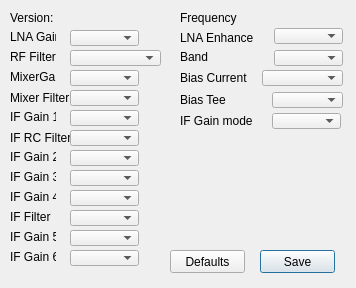
<?xml version="1.0" encoding="UTF-8"?>
<ui version="4.0">
 <class>FunCubeOptions</class>
 <widget class="QDialog" name="FunCubeOptions">
  <property name="geometry">
   <rect>
    <x>0</x>
    <y>0</y>
    <width>356</width>
    <height>288</height>
   </rect>
  </property>
  <property name="windowTitle">
   <string>Dialog</string>
  </property>
  <widget class="QLabel" name="versionLabel">
   <property name="geometry">
    <rect>
     <x>10</x>
     <y>10</y>
     <width>151</width>
     <height>16</height>
    </rect>
   </property>
   <property name="text">
    <string>Version:</string>
   </property>
  </widget>
  <widget class="QLabel" name="label">
   <property name="geometry">
    <rect>
     <x>10</x>
     <y>30</y>
     <width>46</width>
     <height>13</height>
    </rect>
   </property>
   <property name="text">
    <string>LNA Gain</string>
   </property>
  </widget>
  <widget class="QLabel" name="label_2">
   <property name="geometry">
    <rect>
     <x>10</x>
     <y>50</y>
     <width>46</width>
     <height>13</height>
    </rect>
   </property>
   <property name="text">
    <string>RF Filter</string>
   </property>
  </widget>
  <widget class="QLabel" name="label_3">
   <property name="geometry">
    <rect>
     <x>10</x>
     <y>70</y>
     <width>46</width>
     <height>13</height>
    </rect>
   </property>
   <property name="text">
    <string>MixerGain</string>
   </property>
  </widget>
  <widget class="QLabel" name="label_4">
   <property name="geometry">
    <rect>
     <x>10</x>
     <y>90</y>
     <width>61</width>
     <height>16</height>
    </rect>
   </property>
   <property name="text">
    <string>Mixer Filter</string>
   </property>
  </widget>
  <widget class="QLabel" name="label_5">
   <property name="geometry">
    <rect>
     <x>10</x>
     <y>110</y>
     <width>46</width>
     <height>13</height>
    </rect>
   </property>
   <property name="text">
    <string>IF Gain 1</string>
   </property>
  </widget>
  <widget class="QLabel" name="label_6">
   <property name="geometry">
    <rect>
     <x>10</x>
     <y>130</y>
     <width>61</width>
     <height>16</height>
    </rect>
   </property>
   <property name="text">
    <string>IF RC Filter</string>
   </property>
  </widget>
  <widget class="QLabel" name="label_7">
   <property name="geometry">
    <rect>
     <x>10</x>
     <y>150</y>
     <width>46</width>
     <height>13</height>
    </rect>
   </property>
   <property name="text">
    <string>IF Gain 2</string>
   </property>
  </widget>
  <widget class="QLabel" name="label_8">
   <property name="geometry">
    <rect>
     <x>10</x>
     <y>170</y>
     <width>46</width>
     <height>13</height>
    </rect>
   </property>
   <property name="text">
    <string>IF Gain 3</string>
   </property>
  </widget>
  <widget class="QLabel" name="label_9">
   <property name="geometry">
    <rect>
     <x>10</x>
     <y>190</y>
     <width>46</width>
     <height>13</height>
    </rect>
   </property>
   <property name="text">
    <string>IF Gain 4</string>
   </property>
  </widget>
  <widget class="QLabel" name="label_10">
   <property name="geometry">
    <rect>
     <x>10</x>
     <y>210</y>
     <width>46</width>
     <height>13</height>
    </rect>
   </property>
   <property name="text">
    <string>IF Filter</string>
   </property>
  </widget>
  <widget class="QLabel" name="label_11">
   <property name="geometry">
    <rect>
     <x>10</x>
     <y>230</y>
     <width>46</width>
     <height>13</height>
    </rect>
   </property>
   <property name="text">
    <string>IF Gain 5</string>
   </property>
  </widget>
  <widget class="QLabel" name="label_12">
   <property name="geometry">
    <rect>
     <x>10</x>
     <y>250</y>
     <width>46</width>
     <height>13</height>
    </rect>
   </property>
   <property name="text">
    <string>IF Gain 6</string>
   </property>
  </widget>
  <widget class="QLabel" name="label_13">
   <property name="geometry">
    <rect>
     <x>180</x>
     <y>30</y>
     <width>88</width>
     <height>16</height>
    </rect>
   </property>
   <property name="text">
    <string>LNA Enhance</string>
   </property>
  </widget>
  <widget class="QLabel" name="label_14">
   <property name="geometry">
    <rect>
     <x>180</x>
     <y>50</y>
     <width>46</width>
     <height>13</height>
    </rect>
   </property>
   <property name="text">
    <string>Band</string>
   </property>
  </widget>
  <widget class="QLabel" name="label_15">
   <property name="geometry">
    <rect>
     <x>180</x>
     <y>70</y>
     <width>83</width>
     <height>16</height>
    </rect>
   </property>
   <property name="text">
    <string>Bias Current</string>
   </property>
  </widget>
  <widget class="QLabel" name="label_16">
   <property name="geometry">
    <rect>
     <x>180</x>
     <y>113</y>
     <width>84</width>
     <height>16</height>
    </rect>
   </property>
   <property name="text">
    <string>IF Gain mode</string>
   </property>
  </widget>
  <widget class="QLabel" name="frequencyLabel">
   <property name="geometry">
    <rect>
     <x>180</x>
     <y>10</y>
     <width>191</width>
     <height>16</height>
    </rect>
   </property>
   <property name="text">
    <string>Frequency</string>
   </property>
  </widget>
  <widget class="QComboBox" name="LNAGain">
   <property name="geometry">
    <rect>
     <x>70</x>
     <y>30</y>
     <width>69</width>
     <height>16</height>
    </rect>
   </property>
   <property name="font">
    <font>
     <pointsize>8</pointsize>
    </font>
   </property>
  </widget>
  <widget class="QComboBox" name="RFFilter">
   <property name="geometry">
    <rect>
     <x>70</x>
     <y>50</y>
     <width>91</width>
     <height>16</height>
    </rect>
   </property>
  </widget>
  <widget class="QComboBox" name="MixerGain">
   <property name="geometry">
    <rect>
     <x>70</x>
     <y>70</y>
     <width>69</width>
     <height>16</height>
    </rect>
   </property>
  </widget>
  <widget class="QComboBox" name="MixerFilter">
   <property name="geometry">
    <rect>
     <x>70</x>
     <y>90</y>
     <width>69</width>
     <height>16</height>
    </rect>
   </property>
  </widget>
  <widget class="QComboBox" name="IFGain1">
   <property name="geometry">
    <rect>
     <x>70</x>
     <y>110</y>
     <width>69</width>
     <height>16</height>
    </rect>
   </property>
  </widget>
  <widget class="QComboBox" name="IFRCFilter">
   <property name="geometry">
    <rect>
     <x>70</x>
     <y>130</y>
     <width>69</width>
     <height>16</height>
    </rect>
   </property>
  </widget>
  <widget class="QComboBox" name="IFGain2">
   <property name="geometry">
    <rect>
     <x>70</x>
     <y>150</y>
     <width>69</width>
     <height>16</height>
    </rect>
   </property>
  </widget>
  <widget class="QComboBox" name="IFGain3">
   <property name="geometry">
    <rect>
     <x>70</x>
     <y>170</y>
     <width>69</width>
     <height>16</height>
    </rect>
   </property>
  </widget>
  <widget class="QComboBox" name="IFGain4">
   <property name="geometry">
    <rect>
     <x>70</x>
     <y>190</y>
     <width>69</width>
     <height>16</height>
    </rect>
   </property>
  </widget>
  <widget class="QComboBox" name="IFFilter">
   <property name="geometry">
    <rect>
     <x>70</x>
     <y>210</y>
     <width>69</width>
     <height>16</height>
    </rect>
   </property>
  </widget>
  <widget class="QComboBox" name="IFGain5">
   <property name="geometry">
    <rect>
     <x>70</x>
     <y>230</y>
     <width>69</width>
     <height>16</height>
    </rect>
   </property>
  </widget>
  <widget class="QComboBox" name="IFGain6">
   <property name="geometry">
    <rect>
     <x>70</x>
     <y>250</y>
     <width>69</width>
     <height>16</height>
    </rect>
   </property>
  </widget>
  <widget class="QComboBox" name="LNAEnhance">
   <property name="geometry">
    <rect>
     <x>274</x>
     <y>28</y>
     <width>69</width>
     <height>16</height>
    </rect>
   </property>
  </widget>
  <widget class="QComboBox" name="Band">
   <property name="geometry">
    <rect>
     <x>274</x>
     <y>50</y>
     <width>69</width>
     <height>16</height>
    </rect>
   </property>
  </widget>
  <widget class="QComboBox" name="BiasCurrent">
   <property name="geometry">
    <rect>
     <x>262</x>
     <y>70</y>
     <width>81</width>
     <height>16</height>
    </rect>
   </property>
  </widget>
  <widget class="QComboBox" name="IFGainMode">
   <property name="geometry">
    <rect>
     <x>272</x>
     <y>113</y>
     <width>69</width>
     <height>16</height>
    </rect>
   </property>
  </widget>
  <widget class="QPushButton" name="saveButton">
   <property name="geometry">
    <rect>
     <x>260</x>
     <y>250</y>
     <width>75</width>
     <height>23</height>
    </rect>
   </property>
   <property name="text">
    <string>Save</string>
   </property>
  </widget>
  <widget class="QPushButton" name="defaultsButton">
   <property name="geometry">
    <rect>
     <x>170</x>
     <y>250</y>
     <width>75</width>
     <height>23</height>
    </rect>
   </property>
   <property name="text">
    <string>Defaults</string>
   </property>
  </widget>
  <widget class="QComboBox" name="BiasTee">
   <property name="geometry">
    <rect>
     <x>272</x>
     <y>92</y>
     <width>71</width>
     <height>16</height>
    </rect>
   </property>
  </widget>
  <widget class="QLabel" name="label_17">
   <property name="geometry">
    <rect>
     <x>180</x>
     <y>92</y>
     <width>71</width>
     <height>16</height>
    </rect>
   </property>
   <property name="text">
    <string>Bias Tee</string>
   </property>
  </widget>
 </widget>
 <resources/>
 <connections/>
</ui>
